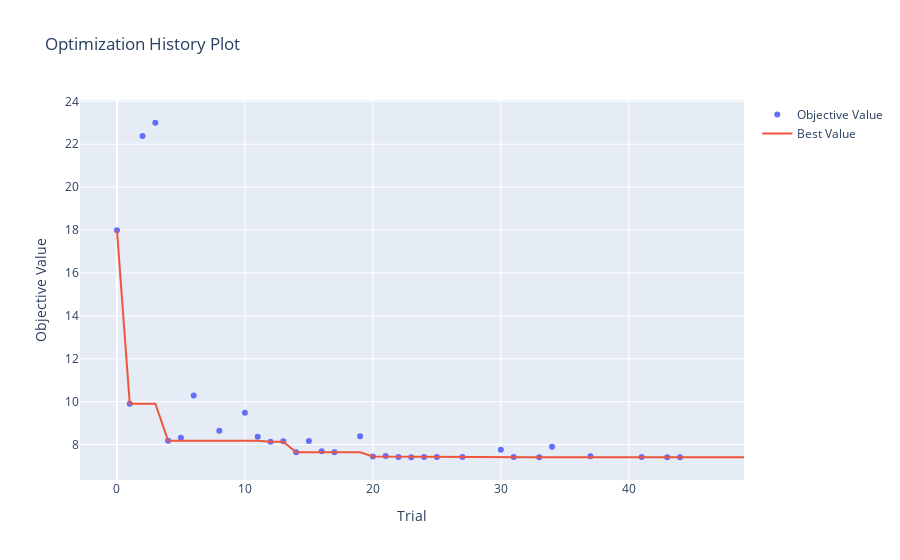

Notebook code for this chart:
### Code cell
optuna.visualization.plot_optimization_history(study)

### Figure 1 — Plotly figure (JSON) as saved in the notebook; plotly's stock layout.template omitted (floating-point values rounded to 4 significant figures)
{"data": [{"mode": "markers", "name": "Objective Value", "type": "scatter", "x": [0, 1, 2, 3, 4, 5, 6, 8, 10, 11, 12, 13, 14, 15, 16, 17, 19, 20, 21, 22, 23, 24, 25, 27, 30, 31, 33, 34, 37, 41, 43, 44], "y": [17.99, 9.907, 22.38, 23.0, 8.174, 8.315, 10.28, 8.644, 9.478, 8.359, 8.137, 8.156, 7.642, 8.164, 7.686, 7.643, 8.384, 7.448, 7.471, 7.425, 7.414, 7.422, 7.425, 7.426, 7.758, 7.42, 7.409, 7.904, 7.457, 7.425, 7.415, 7.413]}, {"mode": "lines", "name": "Best Value", "type": "scatter", "x": [0, 1, 2, 3, 4, 5, 6, 7, 8, 9, 10, 11, 12, 13, 14, 15, 16, 17, 18, 19, 20, 21, 22, 23, 24, 25, 26, 27, 28, 29, 30, 31, 32, 33, 34, 35, 36, 37, 38, 39, 40, 41, 42, 43, 44, 45, 46, 47, 48, 49], "y": [17.99, 9.907, 9.907, 9.907, 8.174, 8.174, 8.174, 8.174, 8.174, 8.174, 8.174, 8.174, 8.137, 8.137, 7.642, 7.642, 7.642, 7.642, 7.642, 7.642, 7.448, 7.448, 7.425, 7.414, 7.414, 7.414, 7.414, 7.414, 7.414, 7.414, 7.414, 7.414, 7.414, 7.409, 7.409, 7.409, 7.409, 7.409, 7.409, 7.409, 7.409, 7.409, 7.409, 7.409, 7.409, 7.409, 7.409, 7.409, 7.409, 7.409]}, {"marker": {"color": "#cccccc"}, "mode": "markers", "name": "Infeasible Trial", "showlegend": false, "type": "scatter", "x": [], "y": []}], "layout": {"title": {"text": "Optimization History Plot"}, "xaxis": {"title": {"text": "Trial"}}, "yaxis": {"title": {"text": "Objective Value"}}}}
